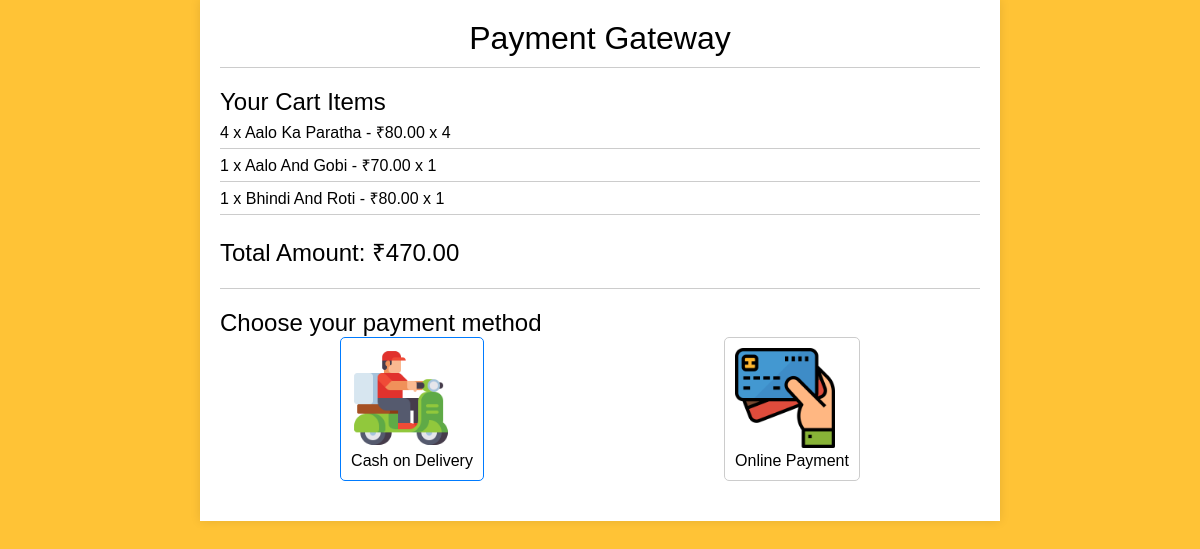
The page /payment_gateway/ (signed in) on the database its author committed.
### home/models.py (models this page shows, shortened)
class CartItem(models.Model):
    cart = models.ForeignKey(Cart, related_name='items', on_delete=models.CASCADE)
    menu_item = models.ForeignKey(MenuItem, on_delete=models.CASCADE)
    quantity = models.PositiveIntegerField(default=1)
    @property
    def total_price(self):
        return self.menu_item.price * self.quantity

class MenuItem(models.Model):
    meal = models.ForeignKey(Meal, on_delete=models.CASCADE)
    name = models.CharField(max_length=255)
    description = models.TextField()
    price = models.DecimalField(max_digits=8, decimal_places=2)
    image = models.ImageField(upload_to='menu_images/')  # Add this line for image upload

### home/views.py (the view, shortened to what this page needs)
# urls.py: path('payment_gateway/', views.payment_gateway, name='payment_gateway'),
@login_required
def payment_gateway(request):
    cart = get_object_or_404(Cart, user=request.user)
    cart_items = cart.items.all()
    total_amount = sum(item.total_price for item in cart_items)
    payment_form = PaymentForm()
    context = {
        'cart_items': cart_items,
        'total_amount': total_amount,
        'payment_form': payment_form,
    }
    return render(request, 'payment_gateway.html', context)

### home/templates/payment_gateway.html (shortened to what this page needs)
<!DOCTYPE html>
<html lang="en">
<head>
    {% load static %}
    {% load bootstrap4 %}
</head>
<body>
    <div class="container">
        <header>
            <h1>Payment Gateway</h1>
        </header>
        {% if cart_items %}
            <section class="cart-section">
                <h2>Your Cart Items</h2>
                <ul>
                    {% for item in cart_items %}
                        <li>{{ item.quantity }} x {{ item.menu_item.name }} - ₹{{ item.menu_item.price }} x {{ item.quantity }}</li>
                    {% endfor %}
                </ul>
                <h2>Total Amount: ₹{{ total_amount }}</h2>
            </section>
            <section class="payment-section">
                <h2>Choose your payment method</h2>
                <div class="payment-methods">
                    <div class="payment-method active" data-method="cash">
                        <img src="{% static '/img/delivery.png' %}" alt="...">
                        <p>Cash on Delivery</p>
                    </div>
                    <div class="payment-method" data-method="online">
                        <img src="{% static '/img/debitcard.png' %}" alt="Online Payment">
                        <p>Online Payment</p>
                    </div>
                </div>
            </section>
        {% else %}
            <section class="empty-cart">
                <p>Your cart is empty. Please add items to your cart before proceeding to payment.</p>
            </section>
        {% endif %}
    </div>
</body>
</html>

### home/templates/payment_gateway.html (style rules this page uses)
* { margin: 0; padding: 0; box-sizing: border-box; }
body { font-family: Arial, sans-serif; background-color: rgba(255, 179, 0, 0.789); }
.container { max-width: 800px; margin: 0 auto; padding: 20px; background-color: #fff; box-shadow: 0px 0px 10px rgba(0, 0, 0, 0.1); }
header { text-align: center; margin-bottom: 20px; border-bottom: 1px solid #ccc; padding-bottom: 10px; }
h1, h2 { font-weight: normal; }
.cart-section ul { list-style: none; margin-bottom: 20px; }
.cart-section li { display: flex; justify-content: space-between; padding: 5px 0; border-bottom: 1px solid #ccc; }
.payment-section { margin-top: 20px; padding-top: 20px; border-top: 1px solid #ccc; }
.payment-methods { display: flex; justify-content: space-around; margin-bottom: 20px; }
.payment-method { cursor: pointer; padding: 10px; border: 1px solid #ccc; border-radius: 5px; }
.payment-method.active { border-color: #007bff; }
.payment-method img { width: 100px; height: auto; }
.payment-method img { width: 100px; height: auto; transition: transform 0.3s ease; }

### rows shown on the page
CartItem: quantity "4", menu_item.name "Aalo Ka Paratha", menu_item.price "80.00"
CartItem: quantity "1", menu_item.name "Aalo And Gobi", menu_item.price "70.00"
CartItem: quantity "1", menu_item.name "Bhindi And Roti", menu_item.price "80.00"

### other values the page prints
{{ total_amount }} "470.00"
